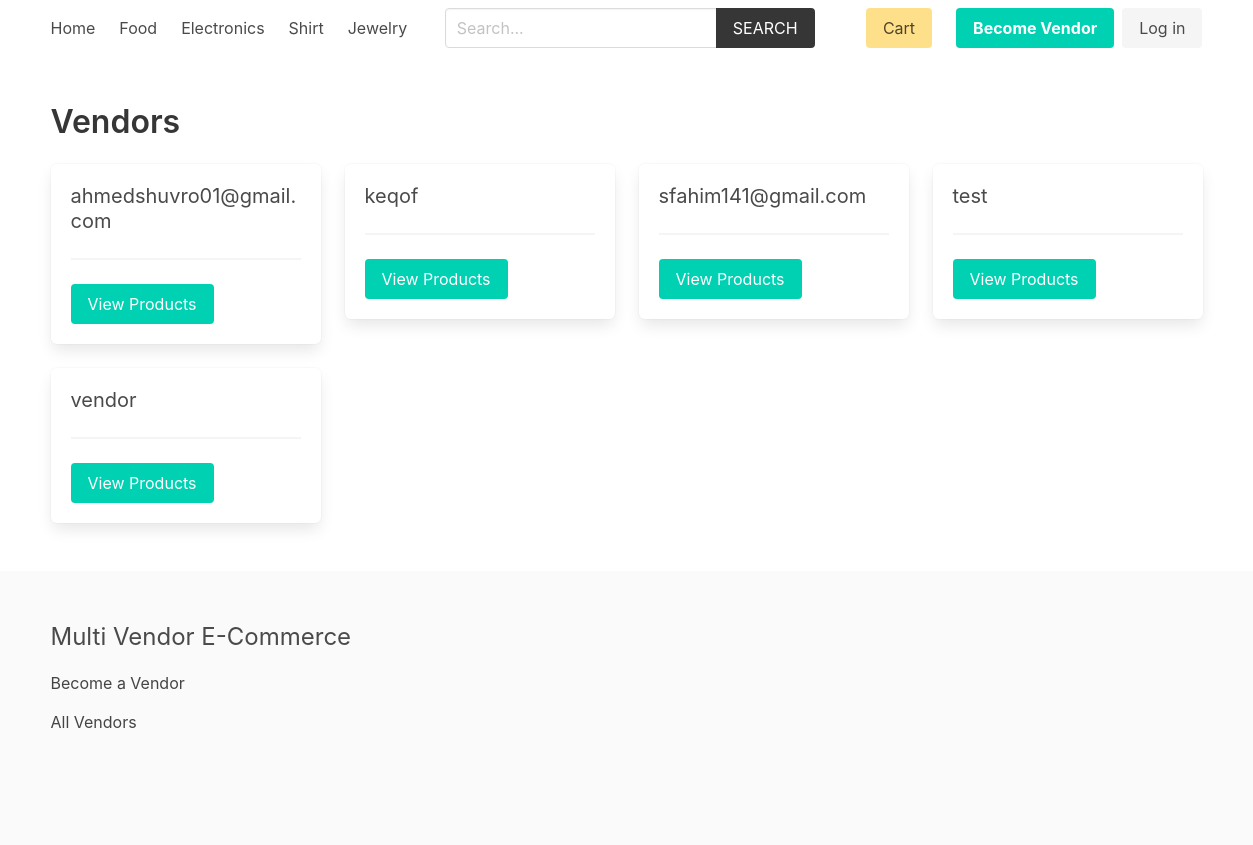
Screenshot of /vendor/ with the database file from the repository.
### product/models.py (models this page shows, shortened)
class Category(models.Model):
    title = models.CharField(max_length=50)
    slug = models.SlugField(max_length=55)
    ordering = models.IntegerField(default=0)
    class Meta:
        ordering = ['ordering']

### vendor/models.py (models this page shows, shortened)
class Vendor(models.Model):
    name = models.CharField(max_length=255)
    created_at = models.DateTimeField(auto_now_add=True)
    created_by = models.OneToOneField(User, related_name='vendor', on_delete=models.CASCADE)
    class Meta:
        ordering = ['name']

### vendor/views.py (the view)
# urls.py: path('', views.vendors, name="vendors"),
def vendors(request):
    vendors = Vendor.objects.all()
    return render(request, 'vendor/vendors.html', {'vendors': vendors})

### cart/cart.py (called while the page is built)
    def __len__(self):
        return sum(item['quantity'] for item in self.cart.values())

### cart/context_processors.py (called while the page is built)
def cart(request):
    return {'cart': Cart(request)}

### product/context_processors.py (called while the page is built)
def menu_categories(request):
    categories = Category.objects.all()
    return {'categories': categories}

### templates/vendor/vendors.html (shortened to what this page needs)
{% extends 'core/base.html' %}
{% block content %}
    <h1 class="title">Vendors</h1>
    <div class="columns is-multiline">
        {% for vendor in vendors %}
            <div class="column is-3">
                <div class="box">
                    <h2 class="subtitle">
                        {{ vendor.name }}
                    </h2>
                    <hr>
                    <a href="{% url 'vendor:vendor' vendor.id %}" class="button is-primary ">View Products</a>
                </div>
            </div>
        {% endfor %}
    </div>
{% endblock content %}

### templates/core/base.html (shortened to what this page needs)
{% load static %}
<!DOCTYPE html>
<html lang="en">
<head>
    <link rel="stylesheet" href="https://cdn.jsdelivr.net/npm/bulma@0.9.2/css/bulma.min.css">
    <link rel="stylesheet" href="{% static 'css/main.css' %}">
</head>
<body>
    <div class="container">
        <nav class="navbar" role="navigation" aria-label="main navigation">
            <div id="navbarBasicExample" class="navbar-menu">
                <div class="navbar-start">
                <a class="navbar-item" href="{% url 'core:home' %}">
                    Home
                </a>
                {% for category in categories %}
                    <a class="navbar-item" href="{% url 'product:category' category.slug %}">
                        {{category.title}}
                    </a>
                {% endfor %}
                </div>
                <div class="navbar-start">
                    <div class="navbar-item">
                        <form method="get" action="{% url 'product:search' %}">
                            <div class="field has-addons">
                                <div class="control">
                                    <input type="search" name="query" id="" class="input" placeholder="Search...">
                                </div>
                                <div class="control">
                                    <button class="button is-dark is-uppercase">Search</button>
                                </div>
                            </div>
                        </form>
                    </div>
                </div>
                <div class="navbar-end">
                <div class="navbar-item">
                    <a href="{% url 'cart:cart' %}" class="button is-warning">Cart {% if cart %}({{cart|length}}){% endif %}</a>
                </div>
                {% if request.user.is_authenticated %}
                <div class="navbar-item has-dropdown is-hoverable">
                    <a class="navbar-link is-capitalized">
                    {{user.vendor.name}}
                    </a>
                    <div class="navbar-dropdown">
                    <a class="navbar-item" href="{% url 'vendor:vendor-admin' %}">
                        Profile
                    </a>
                    <a class="navbar-item" href="{% url 'vendor:edit-vendor' %}">
                        Update Profile
                    </a>
                    <a class="navbar-item" href="{% url 'vendor:add-product' %}">
                        Add Product
                    </a>
                    <hr class="navbar-divider">
                    <a class="navbar-item" href="{% url 'vendor:logout' %}">
                        Logout
                    </a>
                    </div>
                </div>
                {% else %}
                <div class="navbar-item">
                    <div class="buttons">
                        <a class="button is-primary" href="{% url 'vendor:become-vendor' %}">
                            <strong>Become Vendor</strong>
                        </a>
                        <a class="button is-light" href="{% url 'vendor:login' %}">
                            Log in
                        </a>
                    </div>
                </div>
                {% endif %}
                </div>
            </div>
            </nav>
    </div>
    <section class="section">
        <div class="container">
            {% block content %}{% endblock content %}
        </div>
    </section>
    <footer class="footer">
        <div class="container">
            <h3 class="is-size-4 mb-4">Multi Vendor E-Commerce</h3>
            {% if request.user.is_authenticated %}
                <a href="{% url 'vendor:vendor-admin' %}">Vendor Admin</a>
            {% else %}
                <a href="{% url 'vendor:become-vendor' %}">Become a Vendor</a>
            {% endif %}
            <br>
            <a href="{% url 'vendor:vendors' %}">All Vendors</a>
        </div>
    </footer>
</body>
</html>

### core/static/css/main.css (style rules this page uses)
.footer a { margin-bottom: 15px; display: inline-block; color: #444; }

### rows the page displays
Category: title "Food"
Category: title "Electronics"
Category: title "Shirt"
Category: title "Jewelry"
Vendor: name "ahmedshuvro01@gmail.com"
Vendor: name "keqof"
Vendor: name "sfahim141@gmail.com"
Vendor: name "test"
Vendor: name "vendor"
